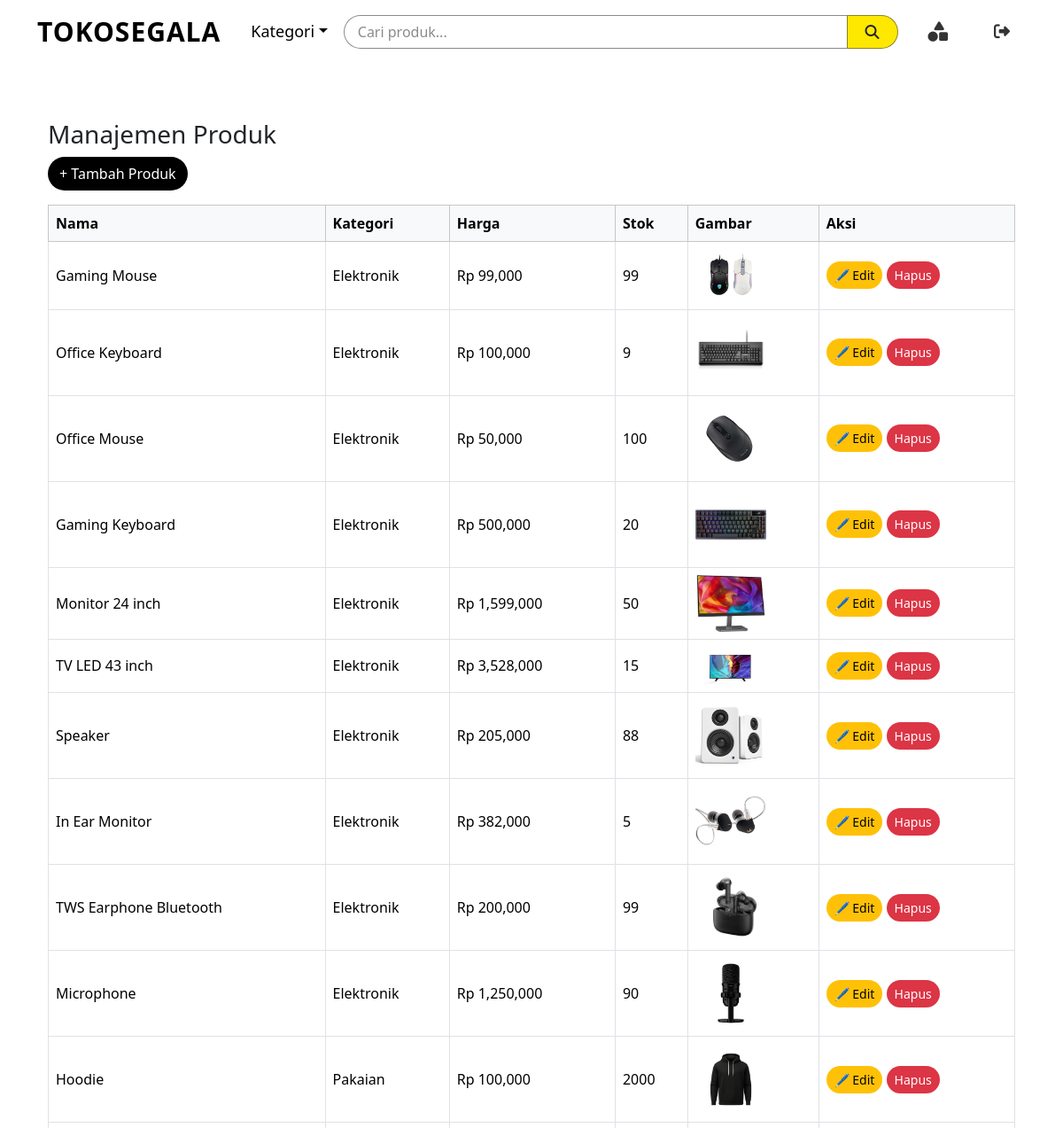
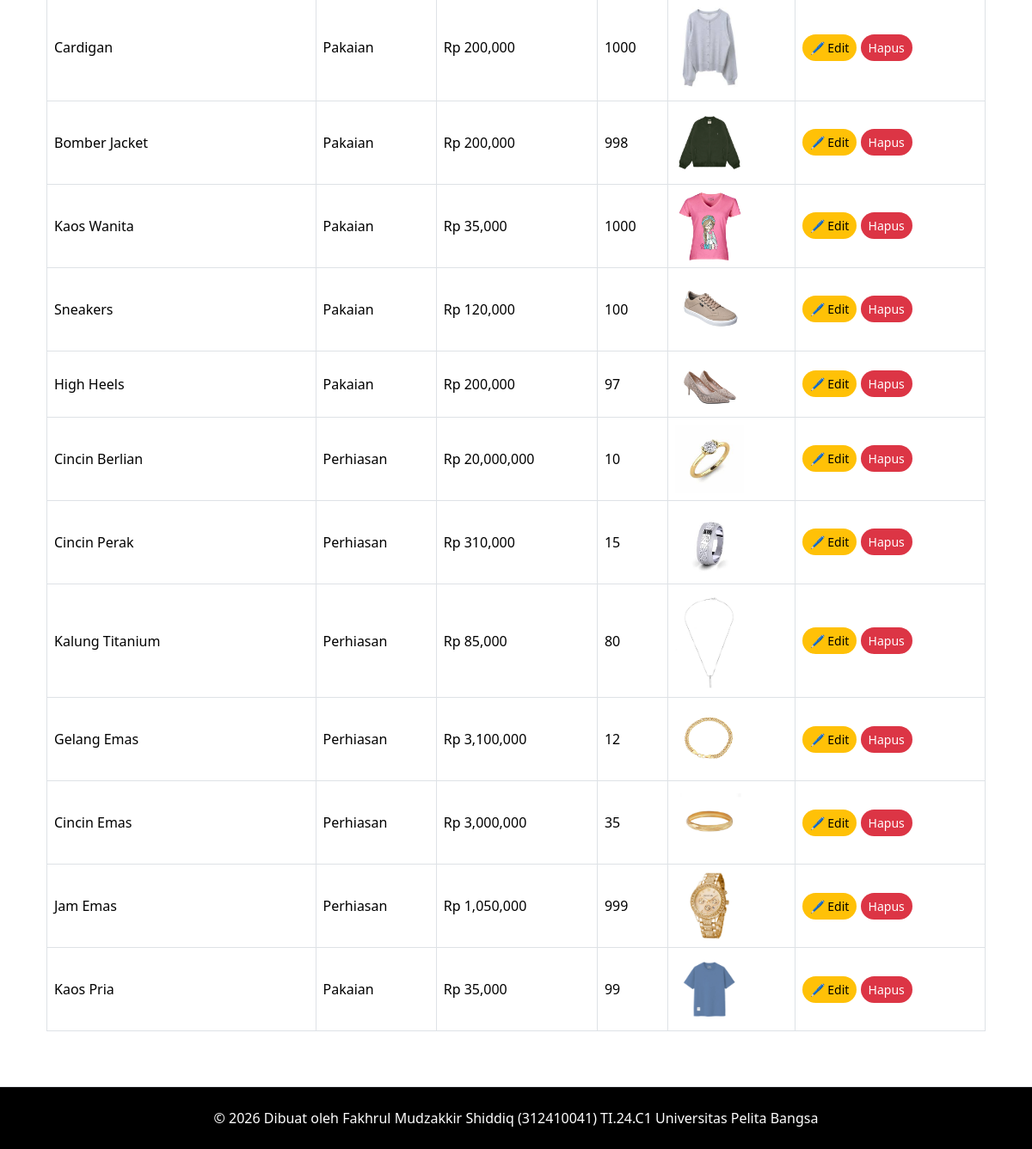
Screenshot of /admin/produk.php (signed in) with the database file from the repository (2 pictures, top to bottom).
### tables this page shows
CREATE TABLE `products` (
  `id_product` int(11) NOT NULL,
  `nama_produk` varchar(100) NOT NULL,
  `kategori` varchar(50) DEFAULT NULL,
  `harga` int(11) NOT NULL,
  `stok` int(11) NOT NULL,
  `gambar` varchar(255) DEFAULT NULL
);

### admin/produk.php (the view, shortened to what this page needs)
<?php
include '../config/koneksi.php';
$result = mysqli_query($koneksi, "SELECT * FROM products");
?>
<div class="container mt-4">
    <h3>Manajemen Produk</h3>
    <a href="tambah_produk.php" class="btn btn-primary mb-3">+ Tambah Produk</a>
    <div class="table-responsive">
        <table class="table table-bordered align-middle">
            <thead class="table-light">
                <tr>
                    <th>Nama</th>
                    <th>Kategori</th>
                    <th>Harga</th>
                    <th>Stok</th>
                    <th>Gambar</th>
                    <th>Aksi</th>
                </tr>
            </thead>
            <tbody>
            <?php while ($row = mysqli_fetch_assoc($result)) { ?>
                <tr>
                    <td><?= htmlspecialchars($row['nama_produk']); ?></td>
                    <td><?= htmlspecialchars($row['kategori']); ?></td>
                    <td>Rp <?= number_format($row['harga']); ?></td>
                    <td><?= $row['stok']; ?></td>
                    <td><img src="../assets/images/<?= $row['gambar']; ?>" width="80" style="object-fit:cover;"></td>
                    <td>
                        <a href="edit_produk.php?id=<?= $row['id_product']; ?>" class="btn btn-warning btn-sm">🖊 Edit</a>
                        <a href="hapus_produk.php?id=<?= $row['id_product']; ?>" class="btn btn-danger btn-sm">Hapus</a>
                    </td>
                </tr>
            <?php } ?>
            </tbody>
        </table>
    </div>
</div>
<?php
include __DIR__ . '/../layout.php';
?>

### assets/css/style.css (style rules this page uses)
body { background-color: #ffffff; margin: 0; padding: 0; }
.btn-danger { border-radius: 33px; border: 1px solid transparent; }
.btn-warning { border-radius: 33px !important; border: 1px solid transparent !important; }
.btn-primary { border-radius: 33px !important; border: 1px solid transparent !important; background-color: #000; }

### rows the page displays
products: nama_produk "Gaming Mouse", kategori "Elektronik", harga "99,000", stok "99", gambar (picture)
products: nama_produk "Office Keyboard", kategori "Elektronik", harga "100,000", stok "9", gambar (picture)
products: nama_produk "Office Mouse", kategori "Elektronik", harga "50,000", stok "100", gambar (picture)
products: nama_produk "Gaming Keyboard", kategori "Elektronik", harga "500,000", stok "20", gambar (picture)
products: nama_produk "Monitor 24 inch", kategori "Elektronik", harga "1,599,000", stok "50", gambar (picture)
products: nama_produk "TV LED 43 inch", kategori "Elektronik", harga "3,528,000", stok "15", gambar (picture)
products: nama_produk "Speaker", kategori "Elektronik", harga "205,000", stok "88", gambar (picture)
products: nama_produk "In Ear Monitor", kategori "Elektronik", harga "382,000", stok "5", gambar (picture)
products: nama_produk "TWS Earphone Bluetooth", kategori "Elektronik", harga "200,000", stok "99", gambar (picture)
products: nama_produk "Microphone", kategori "Elektronik", harga "1,250,000", stok "90", gambar (picture)
products: nama_produk "Hoodie", kategori "Pakaian", harga "100,000", stok "2000", gambar (picture)
products: nama_produk "Cardigan", kategori "Pakaian", harga "200,000", stok "1000", gambar (picture)
products: nama_produk "Bomber Jacket", kategori "Pakaian", harga "200,000", stok "998", gambar (picture)
products: nama_produk "Kaos Wanita", kategori "Pakaian", harga "35,000", stok "1000", gambar (picture)
products: nama_produk "Sneakers", kategori "Pakaian", harga "120,000", stok "100", gambar (picture)
products: nama_produk "High Heels", kategori "Pakaian", harga "200,000", stok "97", gambar (picture)
products: nama_produk "Cincin Berlian", kategori "Perhiasan", harga "20,000,000", stok "10", gambar (picture)
products: nama_produk "Cincin Perak", kategori "Perhiasan", harga "310,000", stok "15", gambar (picture)
products: nama_produk "Kalung Titanium", kategori "Perhiasan", harga "85,000", stok "80", gambar (picture)
products: nama_produk "Gelang Emas", kategori "Perhiasan", harga "3,100,000", stok "12", gambar (picture)
products: nama_produk "Cincin Emas", kategori "Perhiasan", harga "3,000,000", stok "35", gambar (picture)
products: nama_produk "Jam Emas", kategori "Perhiasan", harga "1,050,000", stok "999", gambar (picture)
products: nama_produk "Kaos Pria", kategori "Pakaian", harga "35,000", stok "99", gambar (picture)
